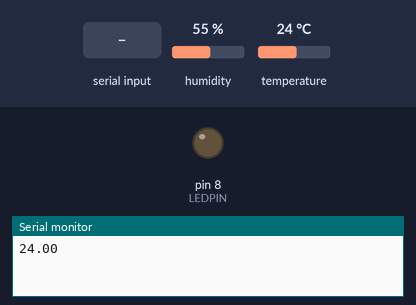
The sketch below on a simulated Arduino Uno, built with avr-gcc and run on an emulated ATmega328P. Shown: output pins drawn as LEDs (lit = HIGH), the last lines printed to the serial monitor. Inputs (shaded band) come from the test bench; at power-on: humidity 55 %, temperature 24 °C.

Above: at 2.0 s.
2.1 s: byte 30 received over Serial
At 4.2 s:
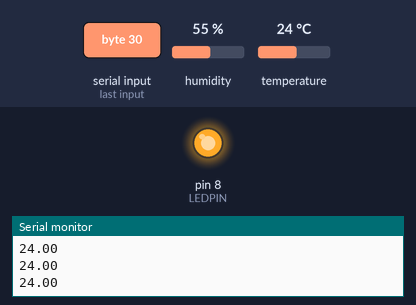
Timing chart, 0 to 5.7 s (numbered marks = the images above; inputs shaded):
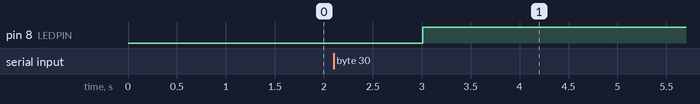

Measured:
- after the input at 2.1 s, pin 8 (LEDPIN): LOW → HIGH after 0.91 s

The sketch:

arduino.ino
```cpp
#include <Adafruit_Sensor.h>
#include <DHT.h>
#define DHTPIN 7
#define LEDPIN 8
#define DHTTYPE DHT22

DHT dht(DHTPIN, DHTTYPE);

int incomingByte = 0;

void setup()
{
  Serial.begin(9600);
  pinMode(LEDPIN, OUTPUT);
  dht.begin();
}

void loop()
{
  delay(1000);

  float t = dht.readTemperature();

  if (isnan(t))
  {
    Serial.println("Falha ao ler dados do sensor DHT !!!");
    return;
  }

  Serial.println(t);

  while (Serial.available() > 0) {

    incomingByte = Serial.read();

    if (incomingByte > 0) {
      digitalWrite(LEDPIN, HIGH);
    } else {
      digitalWrite(LEDPIN, LOW);
    }
  }
}
```
